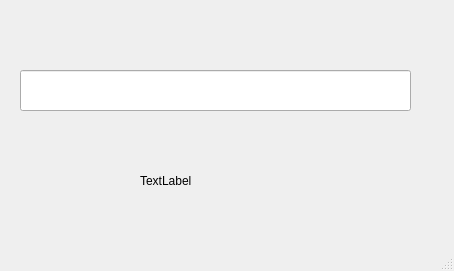
<?xml version="1.0" encoding="UTF-8"?>
<ui version="4.0">
 <class>MainWindow</class>
 <widget class="QMainWindow" name="MainWindow">
  <property name="geometry">
   <rect>
    <x>0</x>
    <y>0</y>
    <width>454</width>
    <height>271</height>
   </rect>
  </property>
  <property name="windowTitle">
   <string>MainWindow</string>
  </property>
  <widget class="QWidget" name="centralwidget">
   <widget class="QLabel" name="label">
    <property name="geometry">
     <rect>
      <x>140</x>
      <y>150</y>
      <width>141</width>
      <height>61</height>
     </rect>
    </property>
    <property name="text">
     <string>TextLabel</string>
    </property>
   </widget>
   <widget class="QLineEdit" name="lineEdit">
    <property name="geometry">
     <rect>
      <x>20</x>
      <y>70</y>
      <width>391</width>
      <height>41</height>
     </rect>
    </property>
   </widget>
  </widget>
  <widget class="QMenuBar" name="menubar">
   <property name="geometry">
    <rect>
     <x>0</x>
     <y>0</y>
     <width>454</width>
     <height>22</height>
    </rect>
   </property>
  </widget>
  <widget class="QStatusBar" name="statusbar"/>
 </widget>
 <resources/>
 <connections/>
</ui>
